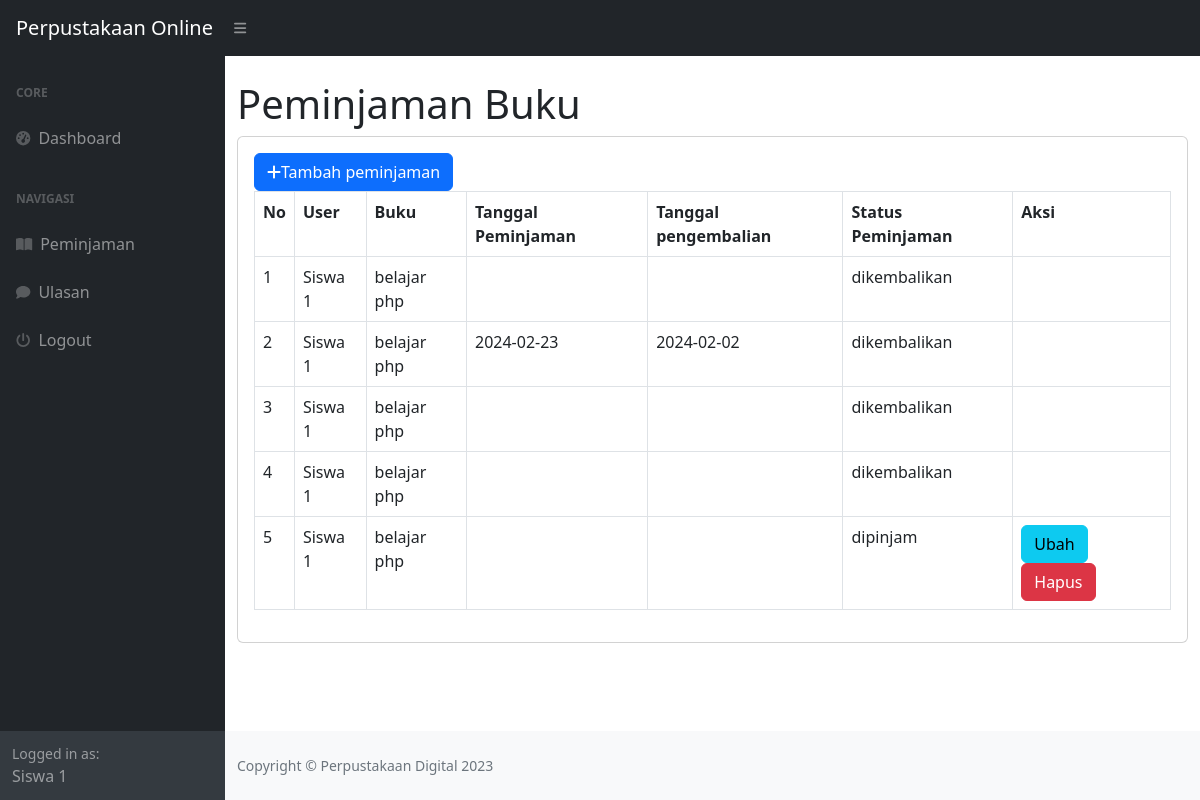
/index.php?page=peminjaman (signed in), run on the app's committed database.
### tables this page shows
CREATE TABLE `peminjaman` (
  `id_peminjam` int(11) NOT NULL,
  `id_user` int(11) DEFAULT NULL,
  `id_buku` int(11) DEFAULT NULL,
  `tanggal_peminjaman` varchar(100) DEFAULT NULL,
  `tanggal_pengembalian` varchar(100) DEFAULT NULL,
  `status_peminjaman` enum('dipinjam','dikembalikan') DEFAULT NULL
);

CREATE TABLE `user` (
  `id_user` int(11) NOT NULL,
  `nama` varchar(100) DEFAULT NULL,
  `username` varchar(100) DEFAULT NULL,
  `password` varchar(100) DEFAULT NULL,
  `email` varchar(100) DEFAULT NULL,
  `alamat` text DEFAULT NULL,
  `no_telepon` varchar(100) DEFAULT NULL,
  `level` enum('admin','petugas','peminjam') DEFAULT NULL
);

CREATE TABLE `buku` (
  `id_buku` int(11) NOT NULL,
  `id_kategori` int(11) DEFAULT NULL,
  `judul` varchar(100) DEFAULT NULL,
  `penulis` varchar(100) DEFAULT NULL,
  `penerbit` varchar(100) DEFAULT NULL,
  `tahun_terbit` varchar(100) DEFAULT NULL,
  `deskripsi` text DEFAULT NULL
);

### peminjaman.php (the view)
<h1 class="mt-4">Peminjaman Buku</h1>
<div class="card">
	<div class="card-body">
	<div class="row">
		<div class="col-md-12">
		<a href="?page=peminjaman_tambah" class="btn btn-primary"><i class="fa fa-plus"></i>Tambah peminjaman</a>
		<table class="table table-bordered" id="dataTable" width="100%" cellspacing="0">
			<tr>
				<th>No</th>
				<th>User</th>
				<th>Buku</th>
				<th>Tanggal Peminjaman</th>
				<th>Tanggal pengembalian</th>
				<th>Status Peminjaman</th>
				<th>Aksi</th>
			</tr>
			<?php
			$i = 1;
				$query = mysqli_query($koneksi, "SELECT*FROM peminjaman LEFT JOIN user on user.id_user = peminjaman.id_user LEFT JOIN buku on buku.id_buku = peminjaman.id_buku WHERE peminjaman.id_user=" . $_SESSION['user']['id_user']);
				while($data = mysqli_fetch_array($query)){
					?>
					<tr>
						<td><?php echo $i++; ?></td>
						<td><?php echo $data['nama']; ?></td>
						<td><?php echo $data['judul']; ?></td>
						<td><?php echo $data['tanggal_peminjaman']; ?></td>
						<td><?php echo $data['tanggal_pengembalian']; ?></td>
						<td><?php echo $data['status_peminjaman']; ?></td>
						<td>
							<?php
								if($data['status_peminjaman'] != 'dikembalikan') {
							 ?>
							<a href="?page=peminjaman_ubah&&id=<?php echo $data['id_peminjam']; ?>"class="btn btn-info">Ubah</a>
							<a onclick="return confirm('apakah anda yakin menghapus data ini?');" href="?page=peminjaman_hapus&&id=<?php echo $data['id_peminjam']; ?>"class="btn btn-danger">Hapus</a>
							<?php
							}
							?>
						</td>
					</tr>
					<?php
				}
			?>
		</table>
		</div>
	</div>
	</div>
</div>

### data on the page
peminjaman: id_user.nama "Siswa 1", id_buku.judul "belajar php", status_peminjaman "dikembalikan"
peminjaman: id_user.nama "Siswa 1", id_buku.judul "belajar php", tanggal_peminjaman "2024-02-23", tanggal_pengembalian "2024-02-02", status_peminjaman "dikembalikan"
peminjaman: id_user.nama "Siswa 1", id_buku.judul "belajar php", status_peminjaman "dikembalikan"
peminjaman: id_user.nama "Siswa 1", id_buku.judul "belajar php", status_peminjaman "dikembalikan"
peminjaman: id_user.nama "Siswa 1", id_buku.judul "belajar php", status_peminjaman "dipinjam"

### other printed values
$_SESSION['user']['nama'] "Siswa 1"
